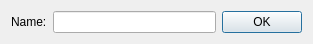
<?xml version="1.0" encoding="UTF-8"?>
<ui version="4.0">
 <class>AddConfiguration</class>
 <widget class="QDialog" name="AddConfiguration">
  <property name="geometry">
   <rect>
    <x>0</x>
    <y>0</y>
    <width>313</width>
    <height>41</height>
   </rect>
  </property>
  <property name="sizePolicy">
   <sizepolicy hsizetype="Preferred" vsizetype="Minimum">
    <horstretch>0</horstretch>
    <verstretch>0</verstretch>
   </sizepolicy>
  </property>
  <property name="windowTitle">
   <string>Add configuration</string>
  </property>
  <layout class="QHBoxLayout" name="horizontalLayout">
   <item>
    <widget class="QLabel" name="label">
     <property name="text">
      <string>Name:</string>
     </property>
    </widget>
   </item>
   <item>
    <widget class="QLineEdit" name="nameEdit">
     <property name="sizePolicy">
      <sizepolicy hsizetype="Expanding" vsizetype="Fixed">
       <horstretch>0</horstretch>
       <verstretch>0</verstretch>
      </sizepolicy>
     </property>
    </widget>
   </item>
   <item>
    <widget class="QDialogButtonBox" name="buttonBox">
     <property name="sizePolicy">
      <sizepolicy hsizetype="Fixed" vsizetype="Fixed">
       <horstretch>0</horstretch>
       <verstretch>0</verstretch>
      </sizepolicy>
     </property>
     <property name="orientation">
      <enum>Qt::Horizontal</enum>
     </property>
     <property name="standardButtons">
      <set>QDialogButtonBox::Ok</set>
     </property>
     <property name="centerButtons">
      <bool>false</bool>
     </property>
    </widget>
   </item>
  </layout>
 </widget>
 <resources/>
 <connections>
  <connection>
   <sender>buttonBox</sender>
   <signal>accepted()</signal>
   <receiver>AddConfiguration</receiver>
   <slot>accept()</slot>
   <hints>
    <hint type="sourcelabel">
     <x>248</x>
     <y>254</y>
    </hint>
    <hint type="destinationlabel">
     <x>157</x>
     <y>274</y>
    </hint>
   </hints>
  </connection>
  <connection>
   <sender>buttonBox</sender>
   <signal>rejected()</signal>
   <receiver>AddConfiguration</receiver>
   <slot>reject()</slot>
   <hints>
    <hint type="sourcelabel">
     <x>316</x>
     <y>260</y>
    </hint>
    <hint type="destinationlabel">
     <x>286</x>
     <y>274</y>
    </hint>
   </hints>
  </connection>
 </connections>
</ui>
